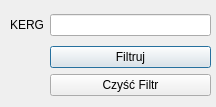
<?xml version="1.0" encoding="UTF-8"?>
<ui version="4.0">
 <class>FilterDialogBase</class>
 <widget class="QDialog" name="FilterDialogBase">
  <property name="geometry">
   <rect>
    <x>0</x>
    <y>0</y>
    <width>216</width>
    <height>107</height>
   </rect>
  </property>
  <property name="windowTitle">
   <string>Filter</string>
  </property>
  <widget class="QWidget" name="gridLayoutWidget_2">
   <property name="geometry">
    <rect>
     <x>10</x>
     <y>10</y>
     <width>201</width>
     <height>91</height>
    </rect>
   </property>
   <layout class="QGridLayout" name="gridLayout_2">
    <item row="0" column="1">
     <widget class="QLineEdit" name="input">
      <property name="text">
       <string/>
      </property>
     </widget>
    </item>
    <item row="0" column="0">
     <widget class="QLabel" name="label">
      <property name="text">
       <string>KERG</string>
      </property>
     </widget>
    </item>
    <item row="1" column="1">
     <layout class="QVBoxLayout" name="verticalLayout">
      <item>
       <widget class="QPushButton" name="runFilter">
        <property name="text">
         <string>Filtruj</string>
        </property>
       </widget>
      </item>
      <item>
       <widget class="QPushButton" name="clearFilter">
        <property name="text">
         <string>Czyść Filtr</string>
        </property>
        <property name="autoDefault">
         <bool>true</bool>
        </property>
       </widget>
      </item>
     </layout>
    </item>
   </layout>
  </widget>
 </widget>
 <resources/>
 <connections/>
</ui>
